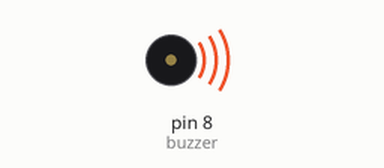
Simulated run of this sketch. Board: Arduino Uno, built with avr-gcc and run on an emulated ATmega328P. Shown: buzzer (waves = sounding).

Above: at 0.5 s.
Timing chart, 0 to 4.6 s (numbered marks = the images above):
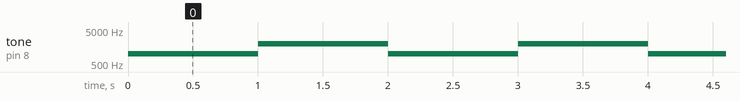

Measured:
- by itself, tone on pin 8 (buzzer): alternates 2000 Hz for 1.0 s and 1000 Hz for 1.0 s

The sketch:

buzzer.ino
```cpp
//This code is to use with a buzzer if you're using the module with 3 pins wire the I/O with D8
//If you're using the other version wire the (+) pin with 8
//Refer to https://surtrtech.com/ for more information
//Emitting 1KHz sound for 1s and then 2KHz sound for 1s

int buzzer = 8;

void setup() {
pinMode(buzzer,OUTPUT);

}

void loop() {

 tone(buzzer, 1000); // tone() is the main function to use with a buzzer, it takes 2 or 3 parameteres (buzzer pin, sound frequency, duration)
 delay(1000);
 tone(buzzer, 2000); // You can also use noTone() to stop the sound it takes 1 parametere which is the buzzer pin
 delay(1000);
 noTone(8);

}
```
